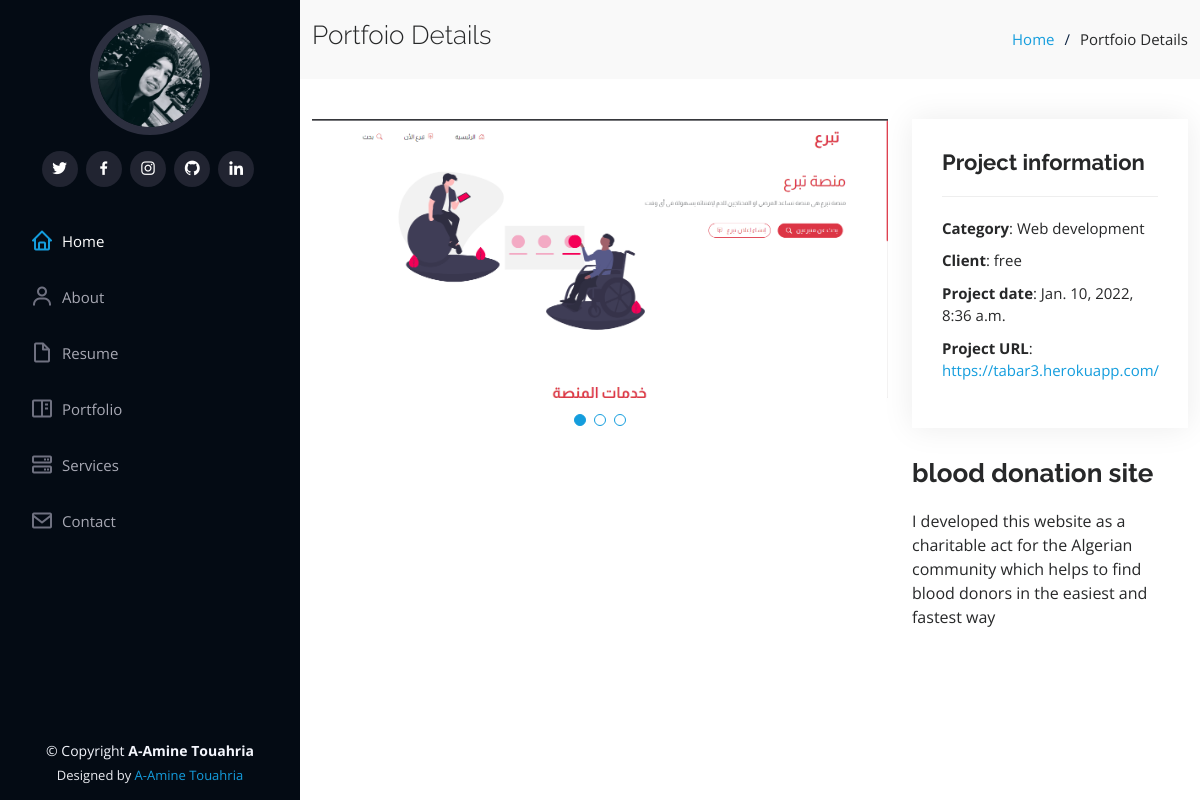
/potfolios/1, run on the app's committed database.
### portfolio/models.py (models this page shows, shortened)
class Images(models.Model):
    portfolio=models.ForeignKey(Portfolio,on_delete=models.CASCADE)
    image=models.ImageField(upload_to='media')

class Portfolio(models.Model):
    FILTER_CHOICES = [
    ('web', 'web'),
    ('rest', 'rest'),
    ('design', 'design'),
]
    titel=models.CharField(max_length=220)
    category=models.CharField(max_length=100)
    client=models.CharField(max_length=100)
    project_date=models.DateTimeField()
    project_url=models.CharField(max_length=300)
    description=models.TextField()
    category_filter=models.CharField(max_length=100,choices=FILTER_CHOICES,default='web')
    image=models.ImageField(upload_to='media')

### portfolio/views.py (the view)
# urls.py: path('potfolios/<int:pk>',views.portfolio_detail,name='portfolio'),
def portfolio_detail(request,pk):
    portfolio=Portfolio.objects.get(id=pk)
    portfolio_img=Images.objects.filter(portfolio=portfolio)
    context={
        "portfolio_img":portfolio_img,
        "portfolio":portfolio,
    }
    return render(request,'pages/portfolio-details.html',context)

### templates/pages/portfolio-details.html
{% extends 'base.html' %}
{% block content %}
  <main id="main">
    <section id="breadcrumbs" class="breadcrumbs">
      <div class="container">
        <div class="d-flex justify-content-between align-items-center">
          <h2>Portfoio Details</h2>
          <ol>
            <li><a href="/">Home</a></li>
            <li>Portfoio Details</li>
          </ol>
        </div>
      </div>
    </section>
    <section id="portfolio-details" class="portfolio-details">
      <div class="container">
        <div class="row gy-4">
          <div class="col-lg-8">
            <div class="portfolio-details-slider swiper">
              <div class="swiper-wrapper align-items-center">
{% for img in portfolio_img %}
                <div class="swiper-slide">
                  <img src="{{img.image.url}}" alt="">
                </div>
{% endfor %}
              </div>
              <div class="swiper-pagination"></div>
            </div>
          </div>
          <div class="col-lg-4">
            <div class="portfolio-info">
              <h3>Project information</h3>
              <ul>
                <li><strong>Category</strong>: {{portfolio.category}}</li>
                <li><strong>Client</strong>: {{portfolio.client}}</li>
                <li><strong>Project date</strong>: {{portfolio.project_date}}</li>
                <li><strong>Project URL</strong>: <a href="{{portfolio.project_url}}">{{portfolio.project_url}}</a></li>
              </ul>
            </div>
            <div class="portfolio-description">
              <h2>{{portfolio.titel}}</h2>
              <p>
                {{portfolio.description}}
              </p>
            </div>
          </div>
        </div>
      </div>
    </section>
  </main>
{% endblock content %}

### templates/base.html (shortened to what this page needs)
<!DOCTYPE html>
<html lang="en">
{% load static %}
<head>
  <link href="{% static 'assets/vendor/aos/aos.css' %}" rel="stylesheet">
  <link href="{% static 'assets/vendor/bootstrap/css/bootstrap.min.css' %}" rel="stylesheet">
  <link href="{% static 'assets/vendor/bootstrap-icons/bootstrap-icons.css' %}" rel="stylesheet">
  <link href="{% static 'assets/vendor/boxicons/css/boxicons.min.css' %}" rel="stylesheet">
  <link href="{% static 'assets/vendor/glightbox/css/glightbox.min.css' %}" rel="stylesheet">
  <link href="{% static 'assets/vendor/swiper/swiper-bundle.min.css' %}" rel="stylesheet">
  <link href="{% static 'assets/css/style.css' %}" rel="stylesheet">
</head>
<body>
  <header id="header">
    <div class="d-flex flex-column">
      <div class="profile">
        <img src="{% static 'assets/img/ana.jpg' %}" alt="" class="img-fluid rounded-circle">
        <div class="social-links mt-3 text-center">
          <a href="https://twitter.com/ahmedtouahria" class="twitter"><i class="bx bxl-twitter"></i></a>
          <a href="https://www.facebook.com/ahmed.sa.touahria/" class="facebook"><i class="bx bxl-facebook"></i></a>
          <a href="https://www.instagram.com/__this.ahmed/" class="instagram"><i class="bx bxl-instagram"></i></a>
          <a href="https://github.com/ahmedtouahria" class="google-plus"><i class="bx bxl-github"></i></a>
          <a href="#" class="linkedin"><i class="bx bxl-linkedin"></i></a>
        </div>
      </div>
      <nav id="navbar" class="nav-menu navbar">
        <ul>
          <li><a href="#hero" class="nav-link scrollto active"><i class="bx bx-home"></i> <span>Home</span></a></li>
          <li><a href="#about" class="nav-link scrollto"><i class="bx bx-user"></i> <span>About</span></a></li>
          <li><a href="#resume" class="nav-link scrollto"><i class="bx bx-file-blank"></i> <span>Resume</span></a></li>
          <li><a href="#portfolio" class="nav-link scrollto"><i class="bx bx-book-content"></i> <span>Portfolio</span></a></li>
          <li><a href="#services" class="nav-link scrollto"><i class="bx bx-server"></i> <span>Services</span></a></li>
          <li><a href="#contact" class="nav-link scrollto"><i class="bx bx-envelope"></i> <span>Contact</span></a></li>
        </ul>
      </nav>
    </div>
  </header>
{% block content %}
{% endblock content %}
    <footer id="footer">
        <div class="container">
          <div class="copyright">
            &copy; Copyright <strong><span>A-Amine Touahria</span></strong>
          </div>
          <div class="credits">
            Designed by <a href="#">A-Amine Touahria</a>
          </div>
        </div>
      </footer>
    </body>
    </html>

### project/static/assets/css/style.css (style rules this page uses)
body { font-family: "Open Sans", sans-serif; color: #272829; }
a { color: #149ddd; text-decoration: none; }
h1, h2, h3, h4, h5, h6 { font-family: "Raleway", sans-serif; }
#header { position: fixed; top: 0; left: 0; bottom: 0; width: 300px; transition: all ease-in-out 0.5s; z-index: 9997; transition: all 0.5s; padding: 0 15px; background: #040b14; overflow-y: auto; }
#header .profile img { margin: 15px auto; display: block; width: 120px; border: 8px solid #2c2f3f; }
#header .profile .social-links a { font-size: 18px; display: inline-block; background: #212431; color: #fff; line-height: 1; padding: 8px 0; margin-right: 4px; border-radius: 50%; text-align: center; width: 36px; height: 36px; transition: 0.3s; }
#main { margin-left: 300px; }
.nav-menu { padding: 30px 0 0 0; }
.nav-menu * { margin: 0; padding: 0; list-style: none; }
.nav-menu > ul > li { position: relative; white-space: nowrap; }
.nav-menu a, .nav-menu a:focus { display: flex; align-items: center; color: #a8a9b4; padding: 12px 15px; margin-bottom: 8px; transition: 0.3s; font-size: 15px; }
.nav-menu a i, .nav-menu a:focus i { font-size: 24px; padding-right: 8px; color: #6f7180; }
.nav-menu a:hover, .nav-menu .active, .nav-menu .active:focus, .nav-menu li:hover > a { text-decoration: none; color: #fff; }
.nav-menu a:hover i, .nav-menu .active i, .nav-menu .active:focus i, .nav-menu li:hover > a i { color: #149ddd; }
section { padding: 60px 0; overflow: hidden; }
.portfolio-details { padding-top: 40px; }
.portfolio-details .portfolio-details-slider img { width: 100%; }
.portfolio-details .portfolio-details-slider .swiper-pagination { margin-top: 20px; position: relative; }
.portfolio-details .portfolio-info { padding: 30px; box-shadow: 0px 0 30px rgba(5, 13, 24, 0.08); }
.portfolio-details .portfolio-info h3 { font-size: 22px; font-weight: 700; margin-bottom: 20px; padding-bottom: 20px; border-bottom: 1px solid #eee; }
.portfolio-details .portfolio-info ul { list-style: none; padding: 0; font-size: 15px; }
.portfolio-details .portfolio-info ul li + li { margin-top: 10px; }
.portfolio-details .portfolio-description { padding-top: 30px; }
.portfolio-details .portfolio-description h2 { font-size: 26px; font-weight: 700; margin-bottom: 20px; }
.portfolio-details .portfolio-description p { padding: 0; }
.breadcrumbs { padding: 20px 0; background: #f9f9f9; }
.breadcrumbs h2 { font-size: 26px; font-weight: 300; }
.breadcrumbs ol { display: flex; flex-wrap: wrap; list-style: none; padding: 0; margin: 0; font-size: 15px; }
.breadcrumbs ol li + li { padding-left: 10px; }
.breadcrumbs ol li + li::before { display: inline-block; padding-right: 10px; color: #0e2442; content: "/"; }
#footer { padding: 15px; color: #f4f6fd; font-size: 14px; position: fixed; left: 0; bottom: 0; width: 300px; z-index: 9999; background: #040b14; }
#footer .copyright { text-align: center; }
#footer .credits { padding-top: 5px; text-align: center; font-size: 13px; color: #eaebf0; }

### data on the page
Images: image (picture)
Portfolio: category "Web development", client "free", project_date "Jan. 10, 2022, 8:36 a.m.", project_url "https://tabar3.herokuapp.com/", titel "blood donation site", description "I developed this website as a charitable act for the Algerian community which helps to find blood donors in the easiest and fastest way"
